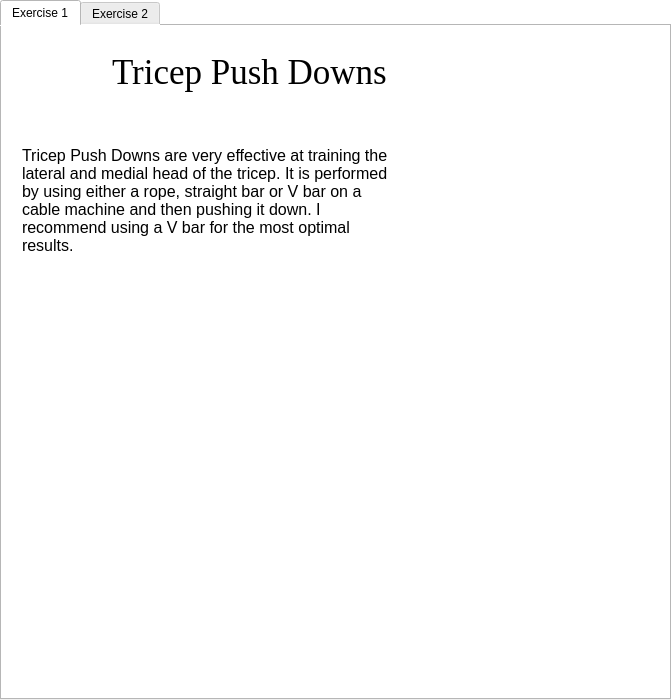
<?xml version="1.0" encoding="UTF-8"?>
<ui version="4.0">
 <class>triceps_widget</class>
 <widget class="QWidget" name="triceps_widget">
  <property name="geometry">
   <rect>
    <x>0</x>
    <y>0</y>
    <width>671</width>
    <height>700</height>
   </rect>
  </property>
  <property name="windowTitle">
   <string/>
  </property>
  <property name="styleSheet">
   <string notr="true">background-color: rgb(255, 255, 255);</string>
  </property>
  <widget class="QTabWidget" name="triceps_tab_widget">
   <property name="geometry">
    <rect>
     <x>0</x>
     <y>0</y>
     <width>671</width>
     <height>700</height>
    </rect>
   </property>
   <property name="currentIndex">
    <number>0</number>
   </property>
   <widget class="QWidget" name="exercise_1">
    <attribute name="title">
     <string>Exercise 1</string>
    </attribute>
    <widget class="QLabel" name="triceps_exercise_1_title_lbl">
     <property name="geometry">
      <rect>
       <x>110</x>
       <y>10</y>
       <width>371</width>
       <height>71</height>
      </rect>
     </property>
     <property name="font">
      <font>
       <family>Georgia</family>
       <pointsize>26</pointsize>
      </font>
     </property>
     <property name="text">
      <string>Tricep Push Downs</string>
     </property>
    </widget>
    <widget class="QLabel" name="triceps_exercise_1_msg_lbl">
     <property name="geometry">
      <rect>
       <x>20</x>
       <y>120</y>
       <width>381</width>
       <height>171</height>
      </rect>
     </property>
     <property name="font">
      <font>
       <pointsize>12</pointsize>
      </font>
     </property>
     <property name="text">
      <string>Tricep Push Downs are very effective at training the lateral and medial head of the tricep. It is performed by using either a rope, straight bar or V bar on a cable machine and then pushing it down. I recommend using a V bar for the most optimal results.</string>
     </property>
     <property name="alignment">
      <set>Qt::AlignLeading|Qt::AlignLeft|Qt::AlignTop</set>
     </property>
     <property name="wordWrap">
      <bool>true</bool>
     </property>
    </widget>
    <widget class="QLabel" name="triceps_exercise_1_lbl">
     <property name="geometry">
      <rect>
       <x>109</x>
       <y>320</y>
       <width>431</width>
       <height>341</height>
      </rect>
     </property>
     <property name="text">
      <string/>
     </property>
     <property name="pixmap">
      <pixmap>../../Pictures/triceps_exercise_1.png</pixmap>
     </property>
    </widget>
   </widget>
   <widget class="QWidget" name="exercise_2">
    <attribute name="title">
     <string>Exercise 2</string>
    </attribute>
    <widget class="QLabel" name="triceps_exercise_2_title_lbl">
     <property name="geometry">
      <rect>
       <x>286</x>
       <y>12</y>
       <width>101</width>
       <height>71</height>
      </rect>
     </property>
     <property name="font">
      <font>
       <family>Georgia</family>
       <pointsize>26</pointsize>
      </font>
     </property>
     <property name="text">
      <string>Dips</string>
     </property>
    </widget>
    <widget class="QLabel" name="triceps_exercise_2_msg_lbl">
     <property name="geometry">
      <rect>
       <x>30</x>
       <y>110</y>
       <width>401</width>
       <height>141</height>
      </rect>
     </property>
     <property name="font">
      <font>
       <pointsize>12</pointsize>
      </font>
     </property>
     <property name="text">
      <string>Dips are a great exercise to target the long head of the tricep, front delts, and lower chest. This exercise is best performed on a seated dips machine. But this can also be performed on a standing assisted dips machine.</string>
     </property>
     <property name="alignment">
      <set>Qt::AlignLeading|Qt::AlignLeft|Qt::AlignTop</set>
     </property>
     <property name="wordWrap">
      <bool>true</bool>
     </property>
    </widget>
    <widget class="QLabel" name="triceps_exercise_2_lbl_1">
     <property name="geometry">
      <rect>
       <x>29</x>
       <y>307</y>
       <width>302</width>
       <height>341</height>
      </rect>
     </property>
     <property name="text">
      <string/>
     </property>
     <property name="pixmap">
      <pixmap>../../Pictures/chest_exercise_3.1.png</pixmap>
     </property>
    </widget>
    <widget class="QLabel" name="triceps_exercise_2_lbl_2">
     <property name="geometry">
      <rect>
       <x>330</x>
       <y>310</y>
       <width>332</width>
       <height>333</height>
      </rect>
     </property>
     <property name="text">
      <string/>
     </property>
     <property name="pixmap">
      <pixmap>../../Pictures/chest_exercise_3.2.png</pixmap>
     </property>
    </widget>
   </widget>
  </widget>
 </widget>
 <resources/>
 <connections/>
</ui>
